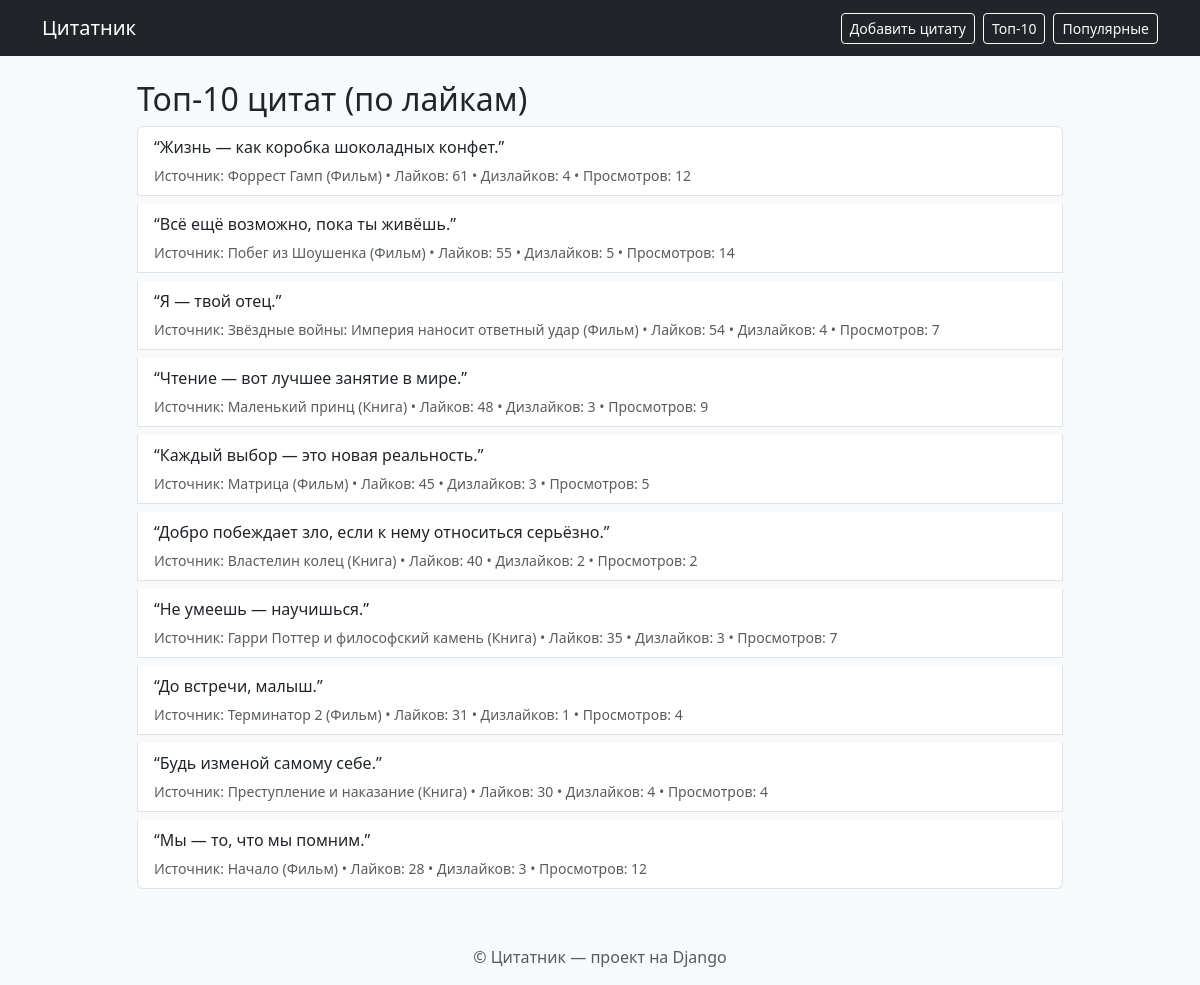
/top10/, run on the app's committed database.
### quotes/models.py (models this page shows, shortened)
class Quote(models.Model):
    text = models.TextField(
        "Текст цитаты",
        unique=True,
        error_messages={
            "unique": "Цитата с таким текстом уже есть."
        }
    )
    source = models.ForeignKey(Source, verbose_name="Источник", on_delete=models.CASCADE, related_name="quotes")
    weight = models.PositiveIntegerField("Вес (чем выше — тем чаще выдаётся)", default=1)
    views = models.PositiveIntegerField("Просмотры", default=0)
    likes = models.IntegerField("Лайки", default=0)
    dislikes = models.IntegerField("Дизлайки", default=0)
    created_at = models.DateTimeField("Дата добавления", auto_now_add=True)
    class Meta:
        ordering = ["-likes", "-views", "-created_at"]
        verbose_name = "Цитата"
        verbose_name_plural = "Цитаты"

class Source(models.Model):
    TYPE_CHOICES = [
        ("film", "Фильм"),
        ("book", "Книга"),
        ("other", "Другое"),
    ]
    name = models.CharField("Название источника", max_length=255, unique=True)
    type = models.CharField("Тип", max_length=20, choices=TYPE_CHOICES, default="other")
    class Meta:
        verbose_name = "Источник"
        verbose_name_plural = "Источники"

### quotes/views.py (the view)
# urls.py: path("top10/", views.top10, name="top10"),
def top10(request):
    top = Quote.objects.order_by("-likes", "-views")[:10]
    return render(request, "quotes/top10.html", {"top": top})

### templates/quotes/top10.html
{% extends "quotes/base.html" %}
{% block content %}
  <div class="row justify-content-center">
    <div class="col-md-10">
      <h2>Топ-10 цитат (по лайкам)</h2>
      {% if top %}
        <div class="list-group">
          {% for q in top %}
            <div class="list-group-item mb-2">
              <p class="mb-1">“{{ q.text }}”</p>
              <small class="text-muted">Источник: {{ q.source.name }} ({{ q.source.get_type_display }}) • Лайков: {{ q.likes }} • Дизлайков: {{ q.dislikes }} • Просмотров: {{ q.views }}</small>
            </div>
          {% endfor %}
        </div>
      {% else %}
        <div class="alert alert-info">Пока нет цитат.</div>
      {% endif %}
    </div>
  </div>
{% endblock %}

### templates/quotes/base.html (shortened to what this page needs)
{% load static %}
<!doctype html>
<html lang="ru">
  <head>
    <link href="https://cdn.jsdelivr.net/npm/bootstrap@5.3.2/dist/css/bootstrap.min.css" rel="stylesheet">
    <link href="{% static 'quotes/styles.css' %}" rel="stylesheet">
  </head>
  <body class="bg-light">
    <nav class="navbar navbar-expand-lg navbar-dark bg-dark mb-4">
  <div class="container">
    <a class="navbar-brand" href="{% url 'quotes:index' %}">Цитатник</a>
    <div class="d-flex">
      <a class="btn btn-sm btn-outline-light me-2" href="{% url 'quotes:add_quote' %}">Добавить цитату</a>
      <a class="btn btn-sm btn-outline-light me-2" href="{% url 'quotes:top10' %}">Топ-10</a>
      <a class="btn btn-sm btn-outline-light" href="{% url 'quotes:popular_quotes' %}">Популярные</a>
    </div>
  </div>
</nav>
    <main class="container">
      {% block content %}{% endblock %}
    </main>
    <footer class="text-center mt-5 mb-3 text-muted">
      &copy; Цитатник — проект на Django
    </footer>
  </body>
</html>

### static/quotes/styles.css (style rules this page uses)
body { background: #f8f9fa; }

### data on the page
Quote: text "Жизнь — как коробка шоколадных конфет.", source.name "Форрест Гамп", source.type "Фильм", likes "61", dislikes "4", views "12"
Quote: text "Всё ещё возможно, пока ты живёшь.", source.name "Побег из Шоушенка", source.type "Фильм", likes "55", dislikes "5", views "14"
Quote: text "Я — твой отец.", source.name "Звёздные войны: Империя наносит ответный удар", source.type "Фильм", likes "54", dislikes "4", views "7"
Quote: text "Чтение — вот лучшее занятие в мире.", source.name "Маленький принц", source.type "Книга", likes "48", dislikes "3", views "9"
Quote: text "Каждый выбор — это новая реальность.", source.name "Матрица", source.type "Фильм", likes "45", dislikes "3", views "5"
Quote: text "Добро побеждает зло, если к нему относиться серьёзно.", source.name "Властелин колец", source.type "Книга", likes "40", dislikes "2", views "2"
Quote: text "Не умеешь — научишься.", source.name "Гарри Поттер и философский камень", source.type "Книга", likes "35", dislikes "3", views "7"
Quote: text "До встречи, малыш.", source.name "Терминатор 2", source.type "Фильм", likes "31", dislikes "1", views "4"
Quote: text "Будь изменой самому себе.", source.name "Преступление и наказание", source.type "Книга", likes "30", dislikes "4", views "4"
Quote: text "Мы — то, что мы помним.", source.name "Начало", source.type "Фильм", likes "28", dislikes "3", views "12"
